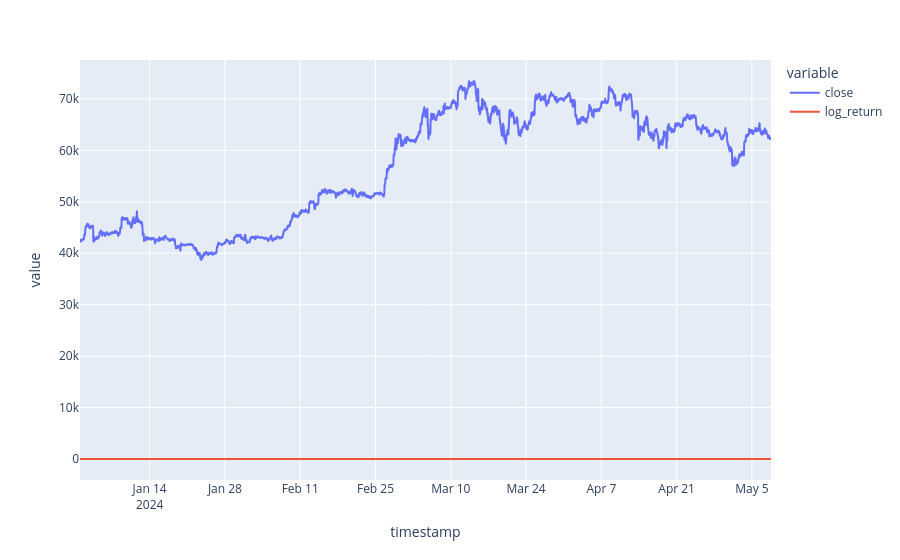

Notebook code for this chart:
### Code cell
df_twap.plot()

### Figure 1 — Plotly figure (JSON) as saved in the notebook; plotly's stock layout.template omitted (floating-point values rounded to 4 significant figures; data arrays with more than 128 entries replaced by an {"elided": "..."} marker saying what was removed)
{"data": [{"hovertemplate": "variable=close<br>timestamp=%{x}<br>value=%{y}<extra></extra>", "legendgroup": "close", "line": {"color": "#636efa", "dash": "solid"}, "marker": {"symbol": "circle"}, "mode": "lines", "name": "close", "showlegend": true, "type": "scattergl", "x": {"elided": "18505 str values"}, "xaxis": "x", "y": {"elided": "18505 float values"}, "yaxis": "y"}, {"hovertemplate": "variable=log_return<br>timestamp=%{x}<br>value=%{y}<extra></extra>", "legendgroup": "log_return", "line": {"color": "#EF553B", "dash": "solid"}, "marker": {"symbol": "circle"}, "mode": "lines", "name": "log_return", "showlegend": true, "type": "scattergl", "x": {"elided": "18505 str values"}, "xaxis": "x", "y": {"elided": "18505 float values"}, "yaxis": "y"}], "layout": {"legend": {"title": {"text": "variable"}, "tracegroupgap": 0}, "margin": {"t": 60}, "xaxis": {"anchor": "y", "domain": [0, 1], "title": {"text": "timestamp"}}, "yaxis": {"anchor": "x", "domain": [0, 1], "title": {"text": "value"}}}}
